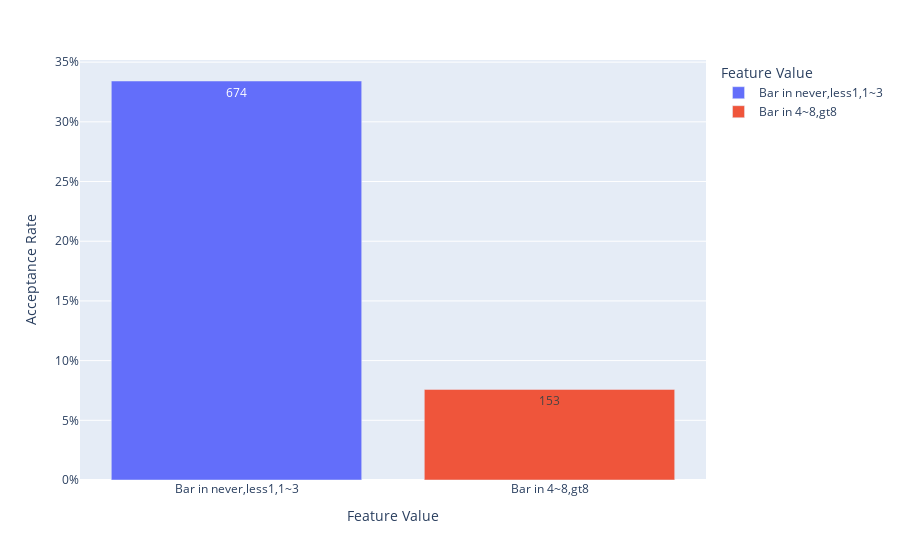

Write notebook code for a chart like this one.
### Code cell
df_bar_3_or_less = dfbyfeature(Filter_Dataframe(bar_df,{'Bar':bar_3_or_less},'',True,'Y')[1])
df_bar_more_than_3 = dfbyfeature(Filter_Dataframe(bar_df,{'Bar':bar_more_than_3},'',True,'Y')[1])
df_bar_less3_and_greater3 = pd.concat([df_bar_3_or_less,df_bar_more_than_3])
fig = barchart(df_bar_less3_and_greater3)
fig.show()

### Figure 1 — Plotly figure (JSON) as saved in the notebook; plotly's stock layout.template omitted (floating-point values rounded to 4 significant figures)
{"data": [{"alignmentgroup": "True", "hovertemplate": "Feature Value=%{x}<br>Acceptance Rate=%{y}<br>Feature Value Count=%{text}<extra></extra>", "legendgroup": "Bar in never,less1,1~3", "marker": {"color": "#636efa", "pattern": {"shape": ""}}, "name": "Bar in never,less1,1~3", "offsetgroup": "Bar in never,less1,1~3", "orientation": "v", "showlegend": true, "text": [674], "textposition": "auto", "type": "bar", "x": ["Bar in never,less1,1~3"], "xaxis": "x", "y": [33.42], "yaxis": "y"}, {"alignmentgroup": "True", "hovertemplate": "Feature Value=%{x}<br>Acceptance Rate=%{y}<br>Feature Value Count=%{text}<extra></extra>", "legendgroup": "Bar in 4~8,gt8", "marker": {"color": "#EF553B", "pattern": {"shape": ""}}, "name": "Bar in 4~8,gt8", "offsetgroup": "Bar in 4~8,gt8", "orientation": "v", "showlegend": true, "text": [153], "textposition": "auto", "type": "bar", "x": ["Bar in 4~8,gt8"], "xaxis": "x", "y": [7.59], "yaxis": "y"}], "layout": {"barmode": "relative", "legend": {"title": {"text": "Feature Value"}, "tracegroupgap": 0}, "margin": {"t": 60}, "xaxis": {"anchor": "y", "categoryarray": ["Bar in never,less1,1~3", "Bar in 4~8,gt8"], "categoryorder": "total descending", "domain": [0, 1], "title": {"text": "Feature Value"}}, "yaxis": {"anchor": "x", "domain": [0, 1], "ticksuffix": "%", "title": {"text": "Acceptance Rate"}}}}
